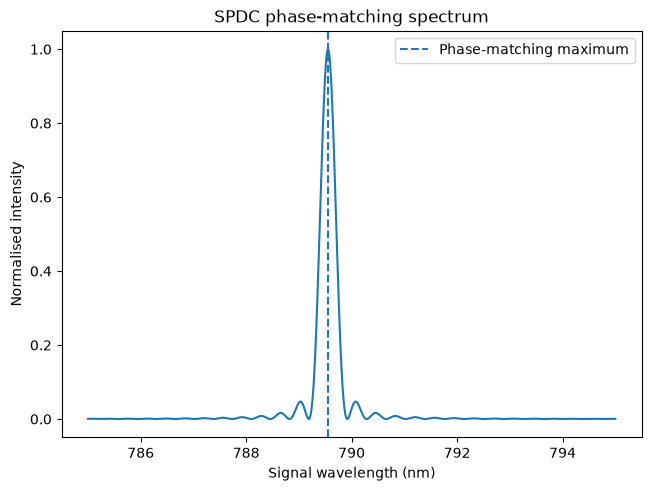

Generate this figure with Python:
"""
Plot the phase-matching spectrum of a periodically poled crystal.

The idler wavelength is calculated from energy conservation for each
signal wavelength. The resulting curve therefore represents a
one-dimensional slice through the joint spectrum for a monochromatic
pump.
"""

import pathlib

import matplotlib.pyplot as plt
import numpy as np

from qtoolkit.spdc.materials import (
    MgOLithiumNiobate,
    RefractiveIndexAxis,
)
from qtoolkit.spdc.phasematching import (
    conjugate_wavelength,
    wavevector_mismatch,
)
from qtoolkit.spdc.spectral import (
    phase_matching_amplitude,
)


def main() -> None:
    material = MgOLithiumNiobate()

    pump_wavelength = 523.5e-9
    temperature = 84.0
    poling_period = 7.15e-6
    crystal_length = 20e-3

    signal_wavelengths = np.linspace(
        785e-9,
        795e-9,
        2000,
    )

    idler_wavelengths = conjugate_wavelength(
        pump_wavelength,
        signal_wavelengths,
    )

    delta_k = wavevector_mismatch(
        pump_wavelength=pump_wavelength,
        signal_wavelength=signal_wavelengths,
        idler_wavelength=idler_wavelengths,
        temperature=temperature,
        poling_period=poling_period,
        material=material,
        pump_axis=RefractiveIndexAxis.EXTRAORDINARY,
        signal_axis=RefractiveIndexAxis.EXTRAORDINARY,
        idler_axis=RefractiveIndexAxis.EXTRAORDINARY,
    )

    amplitude = phase_matching_amplitude(
        delta_k,
        crystal_length,
    )

    intensity = np.abs(amplitude) ** 2
    intensity /= np.max(intensity)

    peak = np.argmax(intensity)

    print(
        "Peak wavelengths: "
        f"{signal_wavelengths[peak] * 1e9:.3f} nm, "
        f"{idler_wavelengths[peak] * 1e9:.3f} nm"
    )

    fig, ax = plt.subplots(
        constrained_layout=True,
    )

    ax.plot(
        signal_wavelengths * 1e9,
        intensity,
    )

    ax.axvline(
        signal_wavelengths[peak] * 1e9,
        linestyle="--",
        label="Phase-matching maximum",
    )

    ax.set(
        xlabel="Signal wavelength (nm)",
        ylabel="Normalised intensity",
        title="SPDC phase-matching spectrum",
    )

    ax.legend()

    plt.show()
    fig.savefig(
        pathlib.Path(__file__).with_suffix('.png'),
        dpi='figure',
        bbox_inches='tight',
    )

if __name__ == "__main__":
    main()
